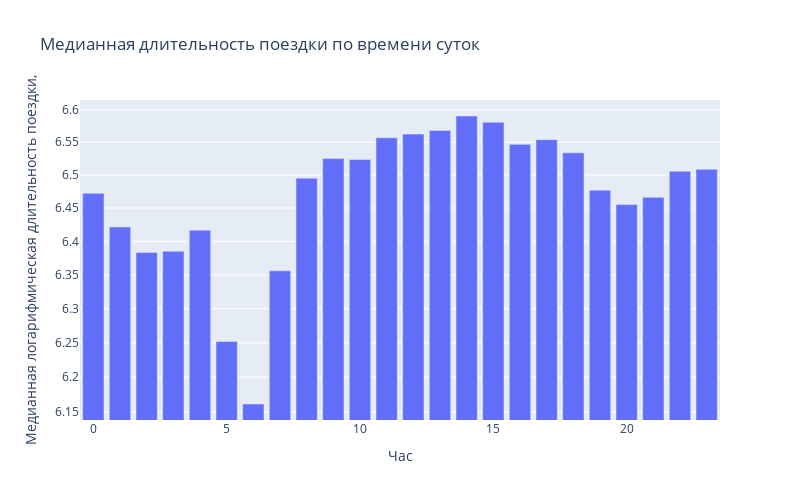

Notebook source saved alongside this figure:
### Code cell
med_trip_dur_by_hour = taxi_data.groupby('pickup_hour')['trip_duration_log'].median()
fig = px.bar(
       x=med_trip_dur_by_hour.index,
       y = med_trip_dur_by_hour.values,
       log_y=True,
       title='Медианная длительность поездки по времени суток',
       labels ={'x':'Час','y':'Медианная логарифмическая длительность поездки, '},
       width =800,
       height=500
       )
fig.show()

### Figure 1 — Plotly figure (JSON) as saved in the notebook; plotly's stock layout.template omitted (floating-point values rounded to 4 significant figures)
{"data": [{"alignmentgroup": "True", "hovertemplate": "Час=%{x}<br>Медианная логарифмическая длительность поездки, =%{y}<extra></extra>", "legendgroup": "", "marker": {"color": "#636efa", "pattern": {"shape": ""}}, "name": "", "offsetgroup": "", "orientation": "v", "showlegend": false, "textposition": "auto", "type": "bar", "x": [0, 1, 2, 3, 4, 5, 6, 7, 8, 9, 10, 11, 12, 13, 14, 15, 16, 17, 18, 19, 20, 21, 22, 23], "xaxis": "x", "y": [6.472, 6.422, 6.384, 6.385, 6.417, 6.252, 6.161, 6.356, 6.495, 6.525, 6.524, 6.557, 6.562, 6.568, 6.59, 6.581, 6.547, 6.554, 6.534, 6.477, 6.455, 6.466, 6.506, 6.509], "yaxis": "y"}], "layout": {"barmode": "relative", "height": 500, "legend": {"tracegroupgap": 0}, "title": {"text": "Медианная длительность поездки по времени суток"}, "width": 800, "xaxis": {"anchor": "y", "domain": [0, 1], "title": {"text": "Час"}}, "yaxis": {"anchor": "x", "domain": [0, 1], "title": {"text": "Медианная логарифмическая длительность поездки, "}, "type": "log"}}}
